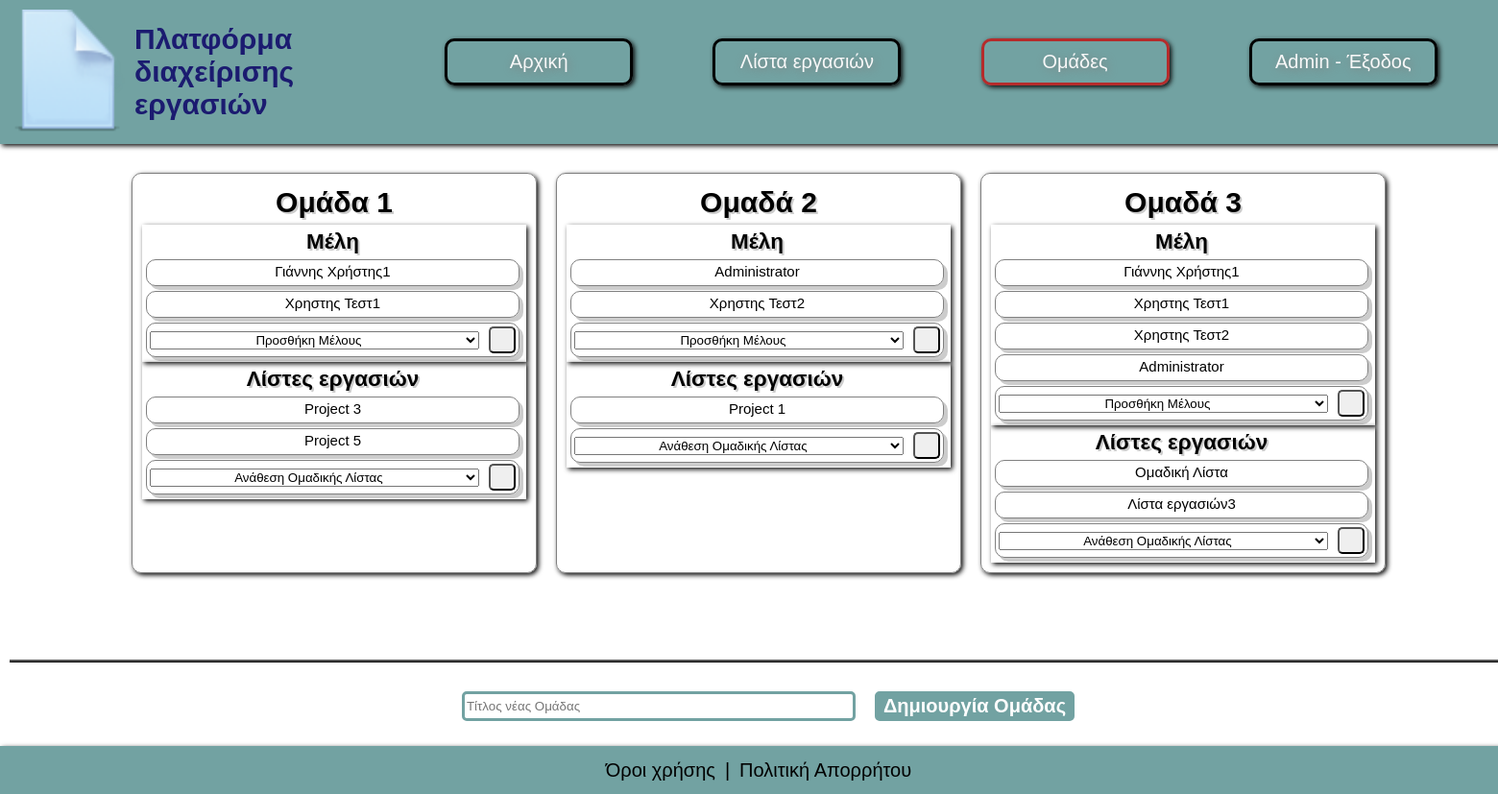
The page /teams.php (signed in) on the database its author committed.
### tables this page shows
CREATE TABLE `omada` (
  `id_omada` int(11) NOT NULL,
  `onoma_omadas` varchar(20) NOT NULL
);

CREATE TABLE `user_omada` (
  `id_xristi` int(11) NOT NULL,
  `id_omada` int(11) NOT NULL
);

CREATE TABLE `user` (
  `id_xristi` int(11) NOT NULL,
  `onoma` varchar(255) NOT NULL,
  `email` varchar(255) NOT NULL,
  `username` varchar(8) NOT NULL,
  `password` varchar(255) NOT NULL,
  `type` varchar(5) NOT NULL,
  `eggrafi` timestamp NOT NULL DEFAULT current_timestamp()
);

CREATE TABLE `list_ergasies` (
  `list_ergasia_id` int(11) NOT NULL,
  `titlos` varchar(20) NOT NULL,
  `category` varchar(10) NOT NULL,
  `status` varchar(15) NOT NULL,
  `id_xristi` int(11) NOT NULL,
  `id_omada` int(11) DEFAULT NULL
);

### teams.php (the view, shortened to what this page needs)
<?php
$conn_to_db = mysqli_connect("localhost", "isper", "", "peristeris_ge");
$search_db = "SELECT * FROM user";
$users = mysqli_query($conn_to_db, $search_db);
if (mysqli_num_rows($users) > 0) {
  $users = mysqli_fetch_all($users, MYSQLI_ASSOC);
}
$search_db = "SELECT * FROM omada";
$teams = mysqli_query($conn_to_db, $search_db);
if (mysqli_num_rows($teams) > 0) {
  $teams = mysqli_fetch_all($teams, MYSQLI_ASSOC);
} else {
  $teams = NULL;
}
$search_db = "SELECT * FROM user_omada";
$user_omada = mysqli_query($conn_to_db, $search_db);
if (mysqli_num_rows($user_omada) > 0) {
  $user_omada = mysqli_fetch_all($user_omada, MYSQLI_ASSOC);
} else {
  $user_omada = NULL;
}
$search_db = "SELECT * FROM list_ergasies WHERE category='Ομαδική'";
$lists = mysqli_query($conn_to_db, $search_db);
if (mysqli_num_rows($lists) > 0) {
  $lists = mysqli_fetch_all($lists, MYSQLI_ASSOC);
} else {
  $lists = NULL;
}
function get_names($id_xristi, $conn_to_db)
{
  $search_db = "SELECT * FROM user WHERE id_xristi='$id_xristi'";
  $user_by_team = mysqli_query($conn_to_db, $search_db);
  $user_by_team = mysqli_fetch_all($user_by_team, MYSQLI_ASSOC);
  return $user_by_team[0]['onoma'];
}
?>
<!DOCTYPE html>
<html lang="en">
<head>
  <link rel="stylesheet" href="style.css" />
</head>
<body>
  <?php include "header.php"; ?>
  <main class="team">
    <div class="teams">
      <?php
      function run($teams, $team, $user_omada, $users, $lists, $conn_to_db)
      {
        echo "
      <div class='team_show'>
        <div class='team_head'>
          <h1 class='title'>" . $teams[$team]['onoma_omadas'] . "</h1>
        </div>
        <div class='team_sub_box'>
          <h2>Μέλη</h2>";
        if ($user_omada == NULL) {
        } else {
          for ($y = 0; $y < count($user_omada); $y++) {
            if ($teams[$team]['id_omada'] == $user_omada[$y]['id_omada']) {
              echo "<div class='team_sub_box_names'>";
              echo "<p>" . get_names($user_omada[$y]['id_xristi'], $conn_to_db) . "</p>";
              echo "</div>";
            }
          }
        }
        echo "
          <div>
            <form class='team_sub_box_form' method='post'>
              <select name='melos'>
                <option value='' disabled selected>Προσθήκη Μέλους</option>";
        echo "
              </select>
              <input type='hidden' name='team_id' value='" . $teams[$team]['id_omada'] . "' />
              <input id='add_erg' type='submit' name='add_melos' value placeholder='add' />
            </form>
          </div>
        </div>
        <div class='team_sub_box'>
          <h2>Λίστες εργασιών</h2>";
        if ($lists == NULL) {
        } else {
          for ($i = 0; $i < count($lists); $i++) {
            if ($teams[$team]['id_omada'] == $lists[$i]['id_omada']) {
              echo "<div class='team_sub_box_names'>";
              echo "<p>" . $lists[$i]['titlos'] . "</p>";
              echo "</div>";
            }
          }
        }
        echo "<div>
            <form class='team_sub_box_form' method='post'>
              <select name='list'>
                <option value='' disabled selected>Ανάθεση Ομαδικής Λίστας</option>";
        if ($lists == NULL) {
        } else {
          for ($i = 0; $i < count($lists); $i++) {
            if ($teams[$team]['id_omada'] != $lists[$i]['id_omada']) {
              echo "<option value=" . $lists[$i]['list_ergasia_id'] . ">" . $lists[$i]['titlos'] . "</option>";
            }
          }
        }
        echo " </select>
              <input type='hidden' name='team_id' value='" . $teams[$team]['id_omada'] . "' />
              <input id='add_erg' type='submit' name='assign_list' value placeholder='assign' />
            </form>
          </div>
        </div>
      </div>";
      }
      if ($teams == NULL) {
        echo "<h1 class='null_list'>Δεν υπάρχουν Ομάδες</h1>";
      } else {
        for ($i = 0; $i < count($teams); $i++) {
          run($teams, $i, $user_omada, $users, $lists, $conn_to_db);
        }
      }
      ?>
    </div>
    <div class="team_form">
      <form name="team_name_form" onsubmit="return teamAddVal()" method="post">
        <input type="text" name="onoma" placeholder="Τίτλος νέας Ομάδας" required />
        <input class="link" type="submit" name="add_team" value="Δημιουργία Ομάδας" />
      </form>
    </div>
  </main>
  <?php include "footer.php" ?>
</body>
</html>

### style.css (style rules this page uses)
body { font-family: sans-serif; font-size: 20px; display: grid; grid-template-rows: 150px auto 50px; grid-template-areas: "header" "main" "footer"; margin: 0; }
#add_erg { border-radius: 5px; background-image: url(images/add.png); background-size: contain; resize: both; width: 28px; height: 28px; }
.team { display: grid; grid-template-rows: auto 100px; grid-template-areas: "lists" "form"; }
.teams { font-size: 15px; grid-area: lists; display: flex; flex-wrap: wrap; justify-content: center; margin-top: 20px; margin-bottom: 60px; margin-left: 20px; margin-right: 20px; }
.team_show { border: 1px solid gray; box-shadow: 2px 2px 5px rgb(10, 10, 10); padding: 10px; min-width: 400px; margin: 10px; margin-bottom: 20px; display: flex; flex-wrap: wrap; flex-flow: column; text-align: center; border-radius: 10px; }
.team_head { display: flex; flex-direction: row; justify-content: center; align-items: center; max-height: 30px; padding: 5px; border-width: 0.5px; margin-bottom: 3px; }
.team_head h1 { text-shadow: 2px 2px #ccc; }
.team_sub_box { display: flex; flex-direction: column; justify-content: flex-start; padding-right: 7px; padding-left: 4px; box-shadow: 2px 2px 5px rgb(10, 10, 10); }
.team_sub_box h2 { text-shadow: 2px 2px #ccc; margin: 5px; }
.team_sub_box_names { display: flex; flex-direction: row; justify-content: center; align-items: center; border: 1px solid gray; border-radius: 10px; padding-bottom: 3px; margin-bottom: 5px; block-size: fit-content; max-height: 23px; box-shadow: 4px 4px #ccc; }
.team_sub_box_form { display: flex; flex-direction: row; justify-content: space-between; align-items: center; border: 1px solid gray; border-radius: 10px; padding: 3px; margin-bottom: 5px; block-size: fit-content; max-height: 30px; box-shadow: 4px 4px #ccc; }
.team_sub_box_form select { width: 90%; text-align: center; text-align-last: center; }
.team_form form { display: flex; flex-direction: row; justify-items: center; justify-content: center; padding-top: 20px; border-top: ridge black; }
.team_form * { margin: 10px; }
.team_form input:first-of-type { width: 400px; border: rgb(114, 162, 162) solid; border-radius: 5px; }
.team_form input:last-child { font-size: 20px; font-weight: bold; color: white; background-color: rgb(114, 162, 162); border: rgb(114, 162, 162) solid; border-radius: 5px; }

### rows shown on the page
omada: onoma_omadas "Ομάδα 1"
user_omada: id_xristi.onoma "Γιάννης Χρήστης1"
user_omada: id_xristi.onoma "Χρηστης Τεστ1"
list_ergasies: titlos "Project 3"
list_ergasies: titlos "Project 5"
omada: onoma_omadas "Ομαδά 2"
user_omada: id_xristi.onoma "Administrator"
user_omada: id_xristi.onoma "Χρηστης Τεστ2"
list_ergasies: titlos "Project 1"
omada: onoma_omadas "Ομαδά 3"
user_omada: id_xristi.onoma "Γιάννης Χρήστης1"
user_omada: id_xristi.onoma "Χρηστης Τεστ1"
user_omada: id_xristi.onoma "Χρηστης Τεστ2"
user_omada: id_xristi.onoma "Administrator"
list_ergasies: titlos "Ομαδική Λίστα"
list_ergasies: titlos "Λίστα εργασιών3"

### other values the page prints
$user "Admin"
